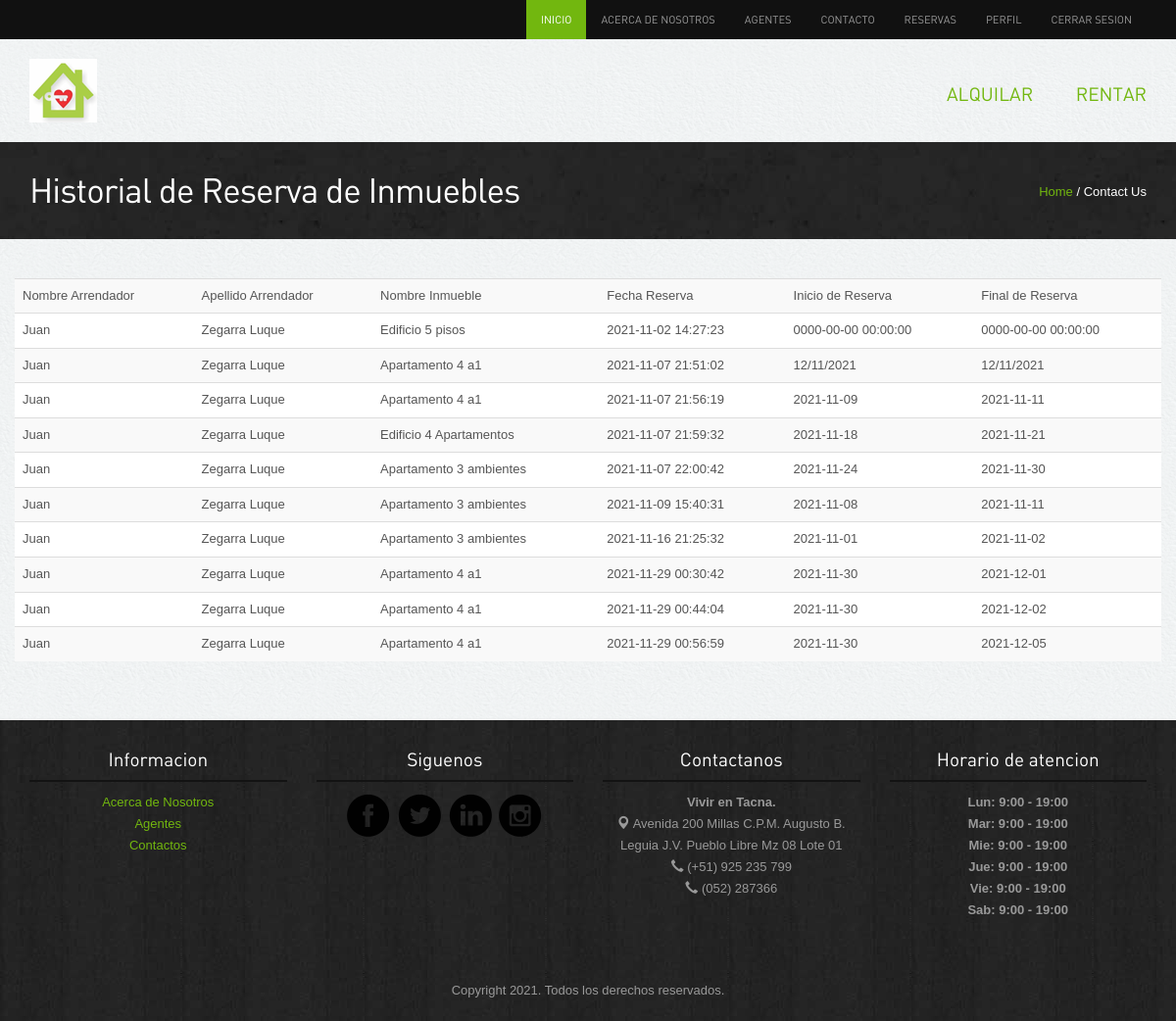
The page /historialreserva.php (signed in) on the database its author committed.
### tables this page shows
CREATE TABLE IF NOT EXISTS `tb_reserva` (
  `id_reserva` int(11) NOT NULL AUTO_INCREMENT,
  `id_inmueble` int(11) NOT NULL,
  `id_usuario` int(11) NOT NULL,
  `fecha_reserva` varchar(50) NOT NULL DEFAULT '',
  `fecha_inicio_reserva` varchar(50) NOT NULL DEFAULT '',
  `fecha_fin_reserva` varchar(50) NOT NULL DEFAULT '',
  `monto_reserva` decimal(10,2) DEFAULT NULL,
  `comision_reserva` decimal(10,2) DEFAULT NULL,
  PRIMARY KEY (`id_reserva`),
  KEY `id_inmueble` (`id_inmueble`),
  KEY `id_usuario` (`id_usuario`),
  CONSTRAINT `tb_reserva_ibfk_1` FOREIGN KEY (`id_inmueble`) REFERENCES `tb_inmueble` (`id_inmueble`),
  CONSTRAINT `tb_reserva_ibfk_2` FOREIGN KEY (`id_usuario`) REFERENCES `tb_usuario` (`id_usuario`)
);

CREATE TABLE IF NOT EXISTS `tb_usuario` (
  `id_usuario` int(11) NOT NULL AUTO_INCREMENT,
  `id_tipo_usuario` int(11) NOT NULL,
  `dni_usuario` char(8) DEFAULT NULL,
  `imagen_usuario` varchar(50) NOT NULL DEFAULT '',
  `estado_usuario` varchar(10) DEFAULT NULL,
  `nombre_usuario` varchar(30) NOT NULL,
  `apellido_usuario` varchar(70) NOT NULL,
  `direccion_usuario` varchar(250) DEFAULT NULL,
  `telefono_usuario` char(9) NOT NULL,
  `correo_usuario` varchar(150) NOT NULL,
  `usuario_usuario` varchar(30) DEFAULT NULL,
  `contrasenia_usuario` varchar(30) DEFAULT NULL,
  `descripcion_usuario` text DEFAULT NULL,
  PRIMARY KEY (`id_usuario`),
  KEY `id_tipo_usuario` (`id_tipo_usuario`),
  CONSTRAINT `tb_usuario_ibfk_1` FOREIGN KEY (`id_tipo_usuario`) REFERENCES `tb_tipo_usuario` (`id_tipo_usuario`)
);

CREATE TABLE IF NOT EXISTS `tb_inmueble` (
  `id_inmueble` int(11) NOT NULL AUTO_INCREMENT,
  `id_tipo_inmueble` int(11) NOT NULL,
  `id_usuario` int(11) NOT NULL,
  `nombre_inmueble` varchar(100) NOT NULL,
  `imagen_inmueble` varchar(20) NOT NULL DEFAULT '',
  `precio_inmueble` decimal(10,2) NOT NULL,
  `estado_inmueble` varchar(15) NOT NULL,
  `ubicacion_inmuebles` varchar(300) NOT NULL,
  `fecha_disponibilidad_inmueble` date NOT NULL,
  `descripcion_inmueble` varchar(300) DEFAULT NULL,
  PRIMARY KEY (`id_inmueble`),
  KEY `id_usuario` (`id_usuario`),
  KEY `id_tipo_inmueble` (`id_tipo_inmueble`),
  CONSTRAINT `tb_inmueble_ibfk_1` FOREIGN KEY (`id_usuario`) REFERENCES `tb_usuario` (`id_usuario`),
  CONSTRAINT `tb_inmueble_ibfk_2` FOREIGN KEY (`id_tipo_inmueble`) REFERENCES `tb_tipo_inmueble` (`id_tipo_inmueble`)
);

### historialreserva.php (the view, shortened to what this page needs)
<?php include'header.php';?>
<div class="inside-banner">
  <div class="container">
    <span class="pull-right"><a href="#">Home</a> / Contact Us</span>
    <h2>Historial de Reserva de Inmuebles</h2>
</div>
</div>
<div class="container">
    <div class="spacer">
        <div class="row contact">
        <table class="table table-striped table-hover">
		  <tr>
		 	<td>Nombre Arrendador</td>
			<td>Apellido Arrendador</td>
			<td>Nombre Inmueble</td>
		    <td>Fecha Reserva</td>
		    <td>Inicio de Reserva</td>
		    <td>Final de Reserva</td>
		  </tr>
		  <tr>
		  <?php
			$id = $_SESSION['id_usuario'];
			$link = conectarse();
			$instruccion = "SELECT a.*,b.nombre_usuario,b.apellido_usuario,c.nombre_inmueble
			FROM tb_reserva AS a
			INNER JOIN tb_usuario AS b ON a.id_usuario=b.id_usuario
			INNER JOIN tb_inmueble AS c ON a.id_inmueble=c.id_inmueble where c.id_usuario='$id'";
			$rs=mysqli_query($link,$instruccion) or die("Fallo en la consulta");
			while($campo=mysqli_fetch_array($rs))
			{
		    ?>
			<td><?php echo $campo["nombre_usuario"]?></td>
			<td><?php echo $campo["apellido_usuario"];?></td>
			<td><?php echo $campo["nombre_inmueble"];?></td>
		    <td><?php echo $campo["fecha_reserva"];?></td>
		    <td><?php echo $campo["fecha_inicio_reserva"];?></td>
		    <td><?php echo $campo["fecha_fin_reserva"];?></td>
		  </tr>
		  <?php
		        }
		        ?>
			</table>
        </div>
    </div>
</div>
<?php include'footer.php';?>

### assets/style.css (style rules this page uses)
body { color:#555; font:normal 13px/22px Arial; background:url(../images/bgmain.png) #eee; }
h1,h2,h3,h4,h5 { font-weight:normal; font-family: din;margin: 0;padding: 0;color: #000 }
h2 { font-size: 35px; letter-spacing: -1px;margin-bottom: 20px; }
a { color:#72b70f; text-decoration:none;outline: none; }
.spacer { margin-top: 40px;margin-bottom:40px; }
table { background-color: #fff; }
.inside-banner { background:url(../images/bginside.jpg) #222;color: #fff; padding: 30px 0; }
.inside-banner h2 { margin: 0; color: #fff; }
.inside-banner span { margin-top: 10px; }

### rows shown on the page
tb_reserva: id_usuario.nombre_usuario "Juan", id_usuario.apellido_usuario "Zegarra Luque", id_inmueble.nombre_inmueble "Edificio 5 pisos", fecha_reserva "2021-11-02 14:27:23", fecha_inicio_reserva "0000-00-00 00:00:00", fecha_fin_reserva "0000-00-00 00:00:00"
tb_reserva: id_usuario.nombre_usuario "Juan", id_usuario.apellido_usuario "Zegarra Luque", id_inmueble.nombre_inmueble "Apartamento 4 a1", fecha_reserva "2021-11-07 21:51:02", fecha_inicio_reserva "12/11/2021", fecha_fin_reserva "12/11/2021"
tb_reserva: id_usuario.nombre_usuario "Juan", id_usuario.apellido_usuario "Zegarra Luque", id_inmueble.nombre_inmueble "Apartamento 4 a1", fecha_reserva "2021-11-07 21:56:19", fecha_inicio_reserva "2021-11-09", fecha_fin_reserva "2021-11-11"
tb_reserva: id_usuario.nombre_usuario "Juan", id_usuario.apellido_usuario "Zegarra Luque", id_inmueble.nombre_inmueble "Edificio 4 Apartamentos", fecha_reserva "2021-11-07 21:59:32", fecha_inicio_reserva "2021-11-18", fecha_fin_reserva "2021-11-21"
tb_reserva: id_usuario.nombre_usuario "Juan", id_usuario.apellido_usuario "Zegarra Luque", id_inmueble.nombre_inmueble "Apartamento 3 ambientes", fecha_reserva "2021-11-07 22:00:42", fecha_inicio_reserva "2021-11-24", fecha_fin_reserva "2021-11-30"
tb_reserva: id_usuario.nombre_usuario "Juan", id_usuario.apellido_usuario "Zegarra Luque", id_inmueble.nombre_inmueble "Apartamento 3 ambientes", fecha_reserva "2021-11-09 15:40:31", fecha_inicio_reserva "2021-11-08", fecha_fin_reserva "2021-11-11"
tb_reserva: id_usuario.nombre_usuario "Juan", id_usuario.apellido_usuario "Zegarra Luque", id_inmueble.nombre_inmueble "Apartamento 3 ambientes", fecha_reserva "2021-11-16 21:25:32", fecha_inicio_reserva "2021-11-01", fecha_fin_reserva "2021-11-02"
tb_reserva: id_usuario.nombre_usuario "Juan", id_usuario.apellido_usuario "Zegarra Luque", id_inmueble.nombre_inmueble "Apartamento 4 a1", fecha_reserva "2021-11-29 00:30:42", fecha_inicio_reserva "2021-11-30", fecha_fin_reserva "2021-12-01"
tb_reserva: id_usuario.nombre_usuario "Juan", id_usuario.apellido_usuario "Zegarra Luque", id_inmueble.nombre_inmueble "Apartamento 4 a1", fecha_reserva "2021-11-29 00:44:04", fecha_inicio_reserva "2021-11-30", fecha_fin_reserva "2021-12-02"
tb_reserva: id_usuario.nombre_usuario "Juan", id_usuario.apellido_usuario "Zegarra Luque", id_inmueble.nombre_inmueble "Apartamento 4 a1", fecha_reserva "2021-11-29 00:56:59", fecha_inicio_reserva "2021-11-30", fecha_fin_reserva "2021-12-05"
